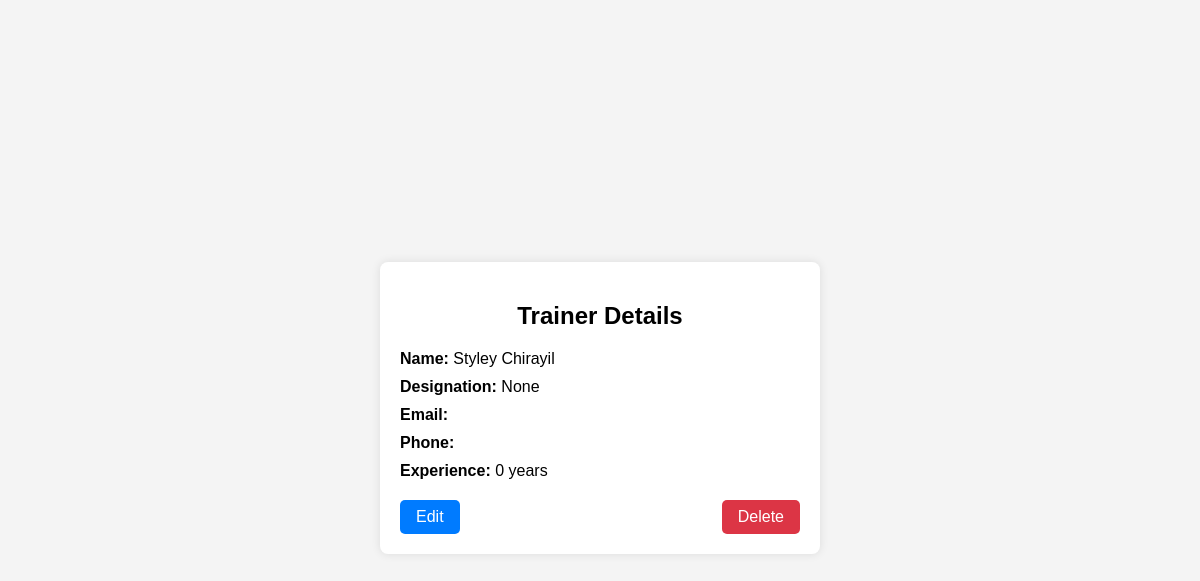
The app's page /crm/admin/trainer/5/ (signed in) with its own data.
### crm/models.py (models this page shows, shortened)
class Trainer(models.Model):
    user = models.OneToOneField(User, on_delete=models.CASCADE)
    email = models.EmailField(max_length=255, blank=True, null=True)
    phone_number = models.CharField(max_length=15, blank=True, null=True)
    designation = models.CharField(max_length=100, blank=True, null=True)
    experience = models.IntegerField(default=0, blank=True, null=True)  # Experience in years

### crm/views.py (the view)
# urls.py: path("admin/trainer/<int:trainer_id>/", views.trainer_detail, name="trainer_detail"),
@login_required
def trainer_detail(request, trainer_id):
    trainer = get_object_or_404(Trainer, id=trainer_id)
    return render(request, "crm/trainer_detail.html", {"trainer": trainer})

### crm/templates/crm/trainer_detail.html (shortened to what this page needs)
<!DOCTYPE html>
<html lang="en">
<head>
</head>
<body>
    <div class="container">
        <h2>Trainer Details</h2>
        <p><strong>Name:</strong> {{ trainer.user.username }}</p>
        <p><strong>Designation:</strong> {{ trainer.designation }}</p>
        <p><strong>Email:</strong> {{ trainer.user.email }}</p>
        <p><strong>Phone:</strong> {{ trainer.phone }}</p>
        <p><strong>Experience:</strong> {{ trainer.experience }} years</p>
        <div class="buttons">
            <a href="{% url 'edit_trainer' trainer.id %}" class="edit">Edit</a>
            <a href="{% url 'delete_trainer' trainer.id %}" class="delete" onclick="return confirm('Are you sure?')">Delete</a>
        </div>
    </div>
</body>
</html>

### crm/templates/crm/trainer_detail.html (style rules this page uses)
body { font-family: Arial, sans-serif; display: flex; justify-content: center; align-items: center; height: 100vh; background-color: #f4f4f4; }
.container { background: white; padding: 20px; border-radius: 8px; box-shadow: 0px 0px 10px rgba(0, 0, 0, 0.1); width: 400px; }
h2 { text-align: center; }
p { font-size: 16px; margin: 10px 0; }
.buttons { display: flex; justify-content: space-between; margin-top: 20px; }
.buttons a { text-decoration: none; padding: 8px 16px; border-radius: 5px; color: white; text-align: center; }
.edit { background: #007bff; }
.delete { background: #dc3545; }

### records on screen
Trainer: user.username "Styley Chirayil", designation "None", experience "0"
